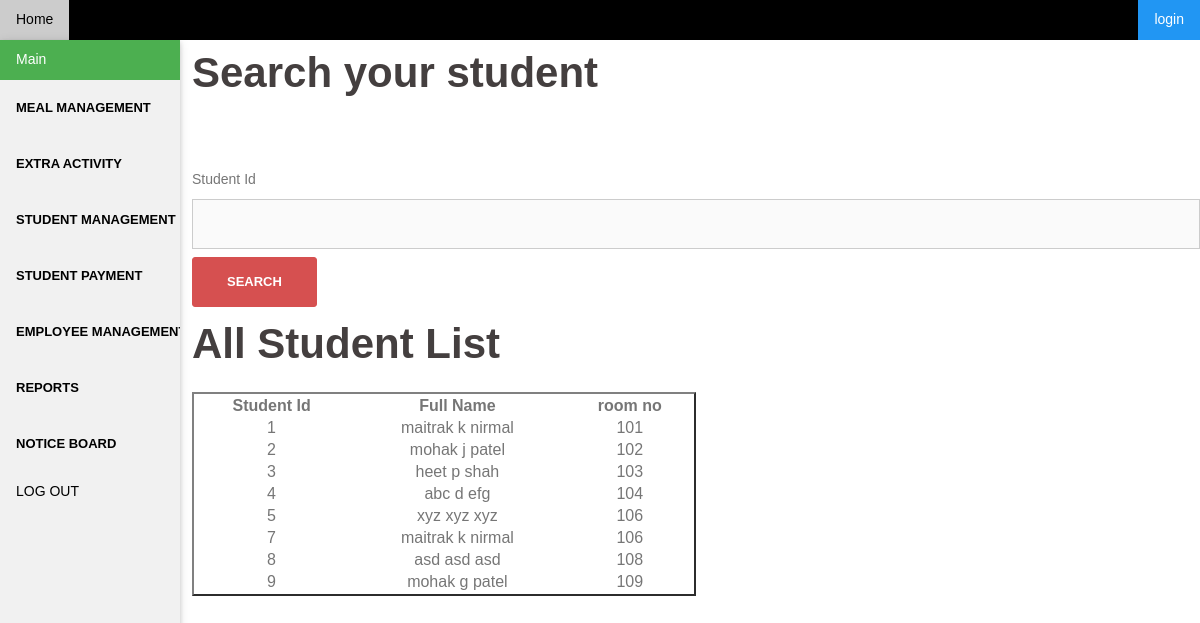
The page /student_view.php on the database its author committed.
### tables this page shows
CREATE TABLE IF NOT EXISTS `student` (
  `StudentId` int(11) NOT NULL AUTO_INCREMENT,
  `RoomNO` int(11) NOT NULL,
  `Fname` varchar(50) NOT NULL,
  `Mname` varchar(50) NOT NULL,
  `Lname` varchar(50) NOT NULL,
  `ContactNo` int(11) NOT NULL,
  `Address` varchar(150) NOT NULL,
  `Email` varchar(50) NOT NULL,
  `UserName` varchar(50) NOT NULL,
  `Password` varchar(50) NOT NULL,
  `fee` int(11) NOT NULL,
  `Mark` int(4) NOT NULL,
  `dob` date DEFAULT NULL,
  `photo` varchar(90) NOT NULL,
  `photo_name` varchar(30) NOT NULL,
  `gym` int(11) NOT NULL,
  `library` int(11) NOT NULL,
  PRIMARY KEY (`StudentId`,`RoomNO`)
);

### student_view.php (the view, shortened to what this page needs)
<html>
<body>
<head>
<link rel="stylesheet" href="w3.css">
</head>
<?php include('sidebar.php');
include "connection.php";?>
   <div style="margin-left:16%">
<h2> Search your student </h2>
<br>
<br>
<form method="post" action="Include/show_single_student.inc.php">
	Student Id &nbsp&nbsp<input type="text" name="sid" required>
	<input type="submit" name="submit" value="Search">
</form>
<h2> All Student List</h2>
<?php
$sql = "SELECT `StudentId`, `RoomNO`, `Fname`, `Mname`, `Lname` FROM `student`";
if($result = mysqli_query($connection, $sql)){
    if(mysqli_num_rows($result) > 0){
        echo "<table border=2 align=left>";
            echo "<tr>";
                echo "<th>Student Id</th>";
                echo "<th>Full Name</th>";
                echo "<th>room no</th>";
            echo "</tr>";
        while($row = mysqli_fetch_array($result)){
            echo "<tr>";
                echo "<td>" . $row['StudentId'] . "</td>";
                echo "<td>" . $row['Fname'] . " ",$row['Mname'] ." ",$row['Lname'] ."</td>";
                echo "<td>" . $row['RoomNO'] . "</td>";
            echo "</tr>";
        }
        echo "</table>";
    } else{
        echo "No records matching your query were found.";
    }
} else{
    echo "ERROR: Could not able to execute $sql. " . mysqli_error($link);
}
?>
</div>
</body>
</html>
</body>
</html>

### w3.css (style rules this page uses)
*,*:before,*:after { box-sizing:inherit }
html { -ms-text-size-adjust:100%;-webkit-text-size-adjust:100% }
body { margin:0 }
button,input,select,textarea,optgroup { font:inherit;margin:0 }
button,input { overflow:visible }
button,[type=button],[type=reset],[type=submit] { -webkit-appearance:button }
html,body { font-family:Verdana,sans-serif;font-size:15px;line-height:1.5 }
html { overflow-x:hidden }
h2 { font-size:30px }
h1,h2,h3,h4,h5,h6 { font-family:"Segoe UI",Arial,sans-serif;font-weight:400;margin:10px 0 }

### sidebar.php (style rules this page uses)
*, *:before, *:after { -webkit-box-sizing: border-box; -moz-box-sizing: border-box; box-sizing: border-box; }
body { font: 14px/1.7 "Source Sans Pro", sans-serif; background: #fff; color: #767676; }
h2 { font: 42px/1.1 "Raleway", sans-serif; }
h1, h2, h3, h4, h5, h6 { color: #443f3f; font-weight: 600; margin: 10px 0 24px; }
button, input[type="button"], input[type="reset"], input[type="submit"] { position: relative; display: inline-block; font-family: "Raleway", sans-serif; font-size: 13px; line-height: 24px; font-weight: 700; padding: 12px 34px; color: #fff; text-transform: uppercase; -webkit-border-radius: 3px; -moz-border-radius: 3px; -o-border-radius: 3px; border-radius: 3px; -webkit-transition: all 0.3s; -moz-transition: all 0.3s; -ms-transition: all 0.3s; -o-transition: all 0.3s; transition: all 0.3s; }
select, textarea, input[type="text"], input[type="password"], input[type="datetime"], input[type="datetime-local"], input[type="date"], input[type="month"], input[type="time"], input[type="week"], input[type="number"], input[type="email"], input[type="url"], input[type="search"], input[type="tel"], input[type="color"] { color: #767676; background-color: #fafafa; border: 1px solid #dbdbdb; height: 50px; padding: 4px 20px; border-radius: 0; -webkit-transition: all 0.3s ease-in-out; -moz-transition: all 0.3s ease-in-out; -ms-transition: all 0.3s ease-in-out; -o-transition: all 0.3s ease-in-out; transition: all 0.3s ease-in-out; }
textarea, input[type="text"], input[type="submit"], input[type="password"], input[type="datetime"], input[type="datetime-local"], input[type="date"], input[type="month"], input[type="time"], input[type="week"], input[type="number"], input[type="email"], input[type="url"], input[type="search"], input[type="tel"], input[type="color"], .uneditable-input, .dropdown-menu, .navbar .nav > .active > a, .navbar .nav > .active > a:hover, .navbar .nav > .active > a:focus { -webkit-appearance: none; text-shadow: none; -webkit-box-shadow: none; -moz-box-shadow: none; -o-box-shadow: none; box-shadow: none; }
table { width: 50%; }
th,td { border: 1px ; text-align: center; }
button, input[type="button"], input[type="reset"], input[type="submit"] { background-color: #d65050; border: 1px solid #d65050; }
body { font-family: Arial, Helvetica, sans-serif; }
input[type=text], input[type=password] { width: 100%; padding: 12px 20px; margin: 8px 0; display: inline-block; border: 1px solid #ccc; box-sizing: border-box; }

### rows shown on the page
student: StudentId "1", Fname "maitrak", Mname "k", Lname "nirmal", RoomNO "101"
student: StudentId "2", Fname "mohak", Mname "j", Lname "patel", RoomNO "102"
student: StudentId "3", Fname "heet", Mname "p", Lname "shah", RoomNO "103"
student: StudentId "4", Fname "abc", Mname "d", Lname "efg", RoomNO "104"
student: StudentId "5", Fname "xyz", Mname "xyz", Lname "xyz", RoomNO "106"
student: StudentId "7", Fname "maitrak", Mname "k", Lname "nirmal", RoomNO "106"
student: StudentId "8", Fname "asd", Mname "asd", Lname "asd", RoomNO "108"
student: StudentId "9", Fname "mohak", Mname "g", Lname "patel", RoomNO "109"
